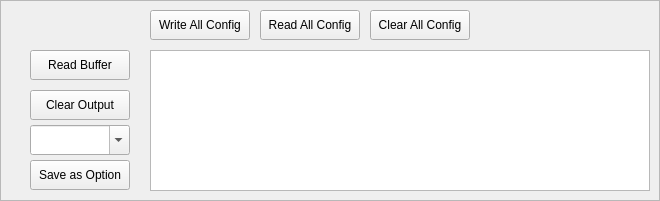
    <widget class="QFrame" name="outputFrame">
     <property name="geometry">
      <rect>
       <x>0</x>
       <y>520</y>
       <width>660</width>
       <height>201</height>
      </rect>
     </property>
     <property name="frameShape">
      <enum>QFrame::StyledPanel</enum>
     </property>
     <property name="frameShadow">
      <enum>QFrame::Raised</enum>
     </property>
     <widget class="QTextEdit" name="output">
      <property name="geometry">
       <rect>
        <x>150</x>
        <y>50</y>
        <width>500</width>
        <height>141</height>
       </rect>
      </property>
     </widget>
     <widget class="QPushButton" name="sendAllButton">
      <property name="geometry">
       <rect>
        <x>150</x>
        <y>10</y>
        <width>100</width>
        <height>30</height>
       </rect>
      </property>
      <property name="text">
       <string>Write All Config</string>
      </property>
     </widget>
     <widget class="QPushButton" name="readAllButton">
      <property name="geometry">
       <rect>
        <x>260</x>
        <y>10</y>
        <width>100</width>
        <height>30</height>
       </rect>
      </property>
      <property name="text">
       <string>Read All Config</string>
      </property>
     </widget>
     <widget class="QPushButton" name="clearAllConfigButton">
      <property name="geometry">
       <rect>
        <x>370</x>
        <y>10</y>
        <width>100</width>
        <height>30</height>
       </rect>
      </property>
      <property name="text">
       <string>Clear All Config</string>
      </property>
     </widget>
     <widget class="QPushButton" name="readBuffer">
      <property name="geometry">
       <rect>
        <x>30</x>
        <y>50</y>
        <width>100</width>
        <height>30</height>
       </rect>
      </property>
      <property name="text">
       <string>Read Buffer</string>
      </property>
     </widget>
     <widget class="QPushButton" name="clearButton">
      <property name="geometry">
       <rect>
        <x>30</x>
        <y>90</y>
        <width>100</width>
        <height>30</height>
       </rect>
      </property>
      <property name="text">
       <string>Clear Output</string>
      </property>
     </widget>
     <widget class="QPushButton" name="saveButton">
      <property name="geometry">
       <rect>
        <x>30</x>
        <y>160</y>
        <width>100</width>
        <height>30</height>
       </rect>
      </property>
      <property name="text">
       <string>Save as Option</string>
      </property>
     </widget>
     <widget class="QComboBox" name="saveOption">
      <property name="geometry">
       <rect>
        <x>30</x>
        <y>125</y>
        <width>100</width>
        <height>30</height>
       </rect>
      </property>
      <property name="editable">
       <bool>true</bool>
      </property>
     </widget>
    </widget>
